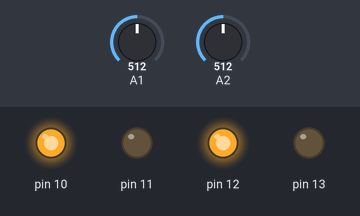
Simulated run of this sketch. Board: Arduino Uno, built with avr-gcc and run on an emulated ATmega328P. Parts: output pins drawn as LEDs (lit = HIGH). Inputs (shaded band) come from the test bench; at power-on: A1 = 512, A2 = 512.

Above: at 1.2 s.
1.3 s: A1 set to 986
2.8 s: A1 set to 1013
At 4.0 s:
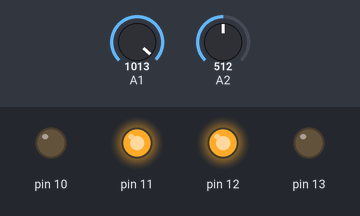
4.3 s: A1 set to 990
At 5.1 s:
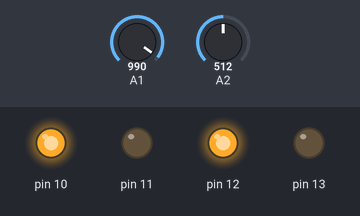
5.8 s: A2 set to 992
7.3 s: A2 set to 1013
At 8.5 s:
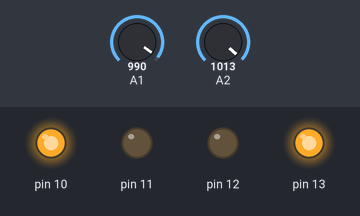
8.8 s: A2 set to 990
At 9.7 s:
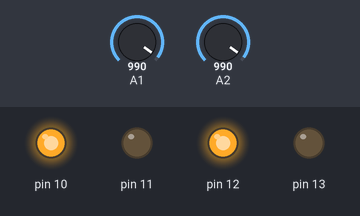
Timing chart, 0 to 11.3 s (numbered marks = the images above; inputs shaded):
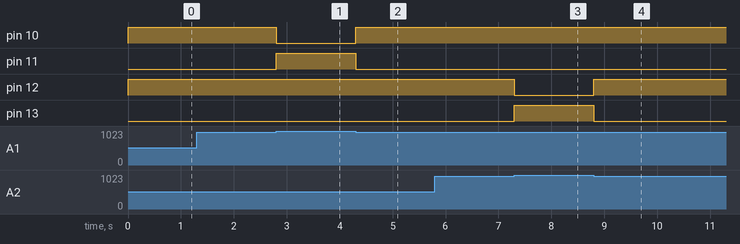

The sketch:

codeForArduino.ino
```cpp
long cpt = 0;
boolean choix=true;


// fonction d'initialisation de la carte
void setup(){
  // contenu de l'initialisation
  pinMode(10, OUTPUT);
  pinMode(11, OUTPUT);
  pinMode(12, OUTPUT);
  pinMode(13, OUTPUT);

}


// fonction principale, elle se répète (s’exécute) à l'infini
void loop(){

  // contenu de votre programme
  if (analogRead(A1)<1000 && analogRead(A2)<1000){
    avance();
    cpt = millis();
  }
  else if (analogRead(A1)>1000 && analogRead(A2)>1000){
   if(choix==true){
      while (analogRead(A1)>1000 && analogRead(A2)>1000){
        gauche();
        choix=false;
        if(millis() - cpt > 5000){
          arret();
        }
      }
    }
    else{
      while (analogRead(A1)>1000 && analogRead(A2)>1000){
        droite();
        choix=true;
        if(millis() - cpt > 5000){
          arret();
        }
      }
    }
  }
  else if (analogRead(A1)>1000){
    gauche();
    cpt = millis();
  }
  else if (analogRead(A2)>1000){
    droite();
    cpt = millis();
  }

}

void droite(){
   digitalWrite(10, HIGH);
   digitalWrite(11, LOW);
   digitalWrite(12, LOW);
   digitalWrite(13, HIGH);
}

void gauche(){
   digitalWrite(10, LOW);
   digitalWrite(11, HIGH);
   digitalWrite(12, HIGH);
   digitalWrite(13, LOW);
}

void avance(){
   digitalWrite(10, HIGH);
   digitalWrite(11, LOW);
   digitalWrite(12, HIGH);
   digitalWrite(13, LOW);
}

void arret(){
   digitalWrite(10, LOW);
   digitalWrite(11, LOW);
   digitalWrite(12, LOW);
   digitalWrite(13, LOW);
}
```

Measured:
- the behaviour switches between 1000 and 1001 on A1 (found by bisection; images 0 and 1)
- the behaviour switches between 1000 and 1001 on A2 (found by bisection; images 2 and 3)
- after the input at 1.3 s, every drawn part: stays the same
- after the input at 2.8 s, pin 10: HIGH → LOW at once; pin 11: LOW → HIGH at once
- after the input at 4.3 s, pin 10: LOW → HIGH at once; pin 11: HIGH → LOW at once
- after the input at 5.8 s, every drawn part: stays the same
- after the input at 7.3 s, pin 12: HIGH → LOW at once; pin 13: LOW → HIGH at once
- after the input at 8.8 s, pin 12: LOW → HIGH at once; pin 13: HIGH → LOW at once
